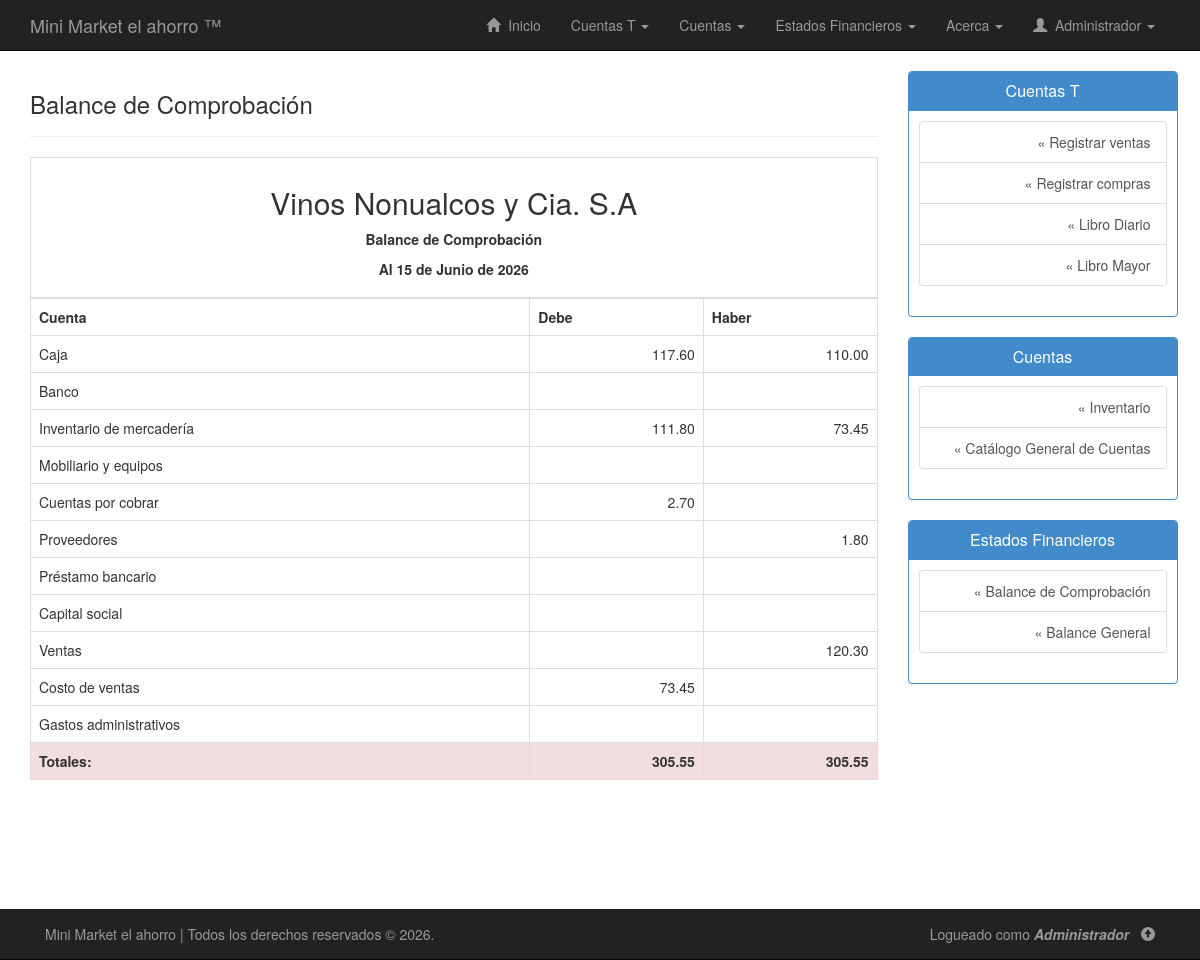
/php/balance-comprobacion.php (signed in), run on the app's committed database.
### tables this page shows
CREATE TABLE `cuentas` (
  `codigo_cuenta` varchar(20) NOT NULL,
  `subgrupo` varchar(20) DEFAULT NULL,
  `nombre_cuenta` varchar(50) NOT NULL,
  `tiene_subcuenta` enum('Si','No') NOT NULL,
  `descripcion_cuenta` varchar(255) DEFAULT NULL,
  `saldo_debe` double NOT NULL,
  `saldo_haber` double NOT NULL
);

### php/balance-comprobacion.php (the view, shortened to what this page needs)
<!DOCTYPE html>
<html lang="es">
<head>
	<link rel="stylesheet" type="text/css" href="../css/bootstrap.min.css"/>
	<link rel="stylesheet" type="text/css" href="../css/estilos.css"/>
</head>
<body>
	<?php include("nav.php"); ?>
	<div class="container" id="contenido">
		<div class="row row-offcanvas row-offcanvas-right">
			<div class="col-xs-12 col-sm-9">
				<div class="page-header">
        			<h3>Balance de Comprobación</h3>
        		</div>
        		<div class="row">
        			<div class="container">
        				<table class="table table-bordered table-hover">
        					<thead>
								<tr>
									<th colspan="4">
										<h2 class="text-center">Vinos Nonualcos y Cia. S.A</h2>
										<p align="center">
											<strong>Balance de Comprobación</strong>
										</p>
										<p align="center">
										</p>
									</th>
								</tr>
							</thead>
							<tbody>
								<tr>
									<th>Cuenta</th>
									<th>Debe</th>
									<th>Haber</th>
								</tr>
								<?php
								if(!isset($conexion)){
									include("conexion.php");
									$sql = "SELECT * FROM cuentas";
									$ejecutar = $conexion->query($sql);
									while($regs = $ejecutar->fetch_assoc()){
										echo "<tr>";
										echo "<td>".$regs["nombre_cuenta"]."</td>";
										if($regs["saldo_debe"]==0){
											echo "<td></td>";
										} else {
											echo "<td class='text-right'>".number_format($regs["saldo_debe"],2)."</td>";
										}
										if($regs["saldo_haber"]==0){
											echo "<td></td>";
										} else {
											echo "<td class='text-right'>".number_format($regs["saldo_haber"],2)."</td>";
										}
										echo "</tr>";
									}
									$sql = "SELECT SUM(saldo_debe) sumadebe, SUM(saldo_haber) sumahaber FROM cuentas";
									$ejecutar = $conexion->query($sql);
									echo "<tr>";
									while($reg = $ejecutar->fetch_assoc()){
										if($reg["sumadebe"]!=$reg["sumahaber"]){
											echo "<td class='danger'><strong>Totales:</strong> </td>";
											echo "<td class='text-right danger'><strong>".number_format($reg["sumadebe"],2)."</strong></td>";
											echo "<td class='text-right danger'><strong>".number_format($reg["sumahaber"],2)."</strong></td>";
										} else {
											echo "<td><strong>Totales:</strong> </td>";
											echo "<td class='text-right'><strong>".number_format($reg["sumadebe"],2)."</strong></td>";
											echo "<td class='text-right'><strong>".number_format($reg["sumahaber"],2)."</strong></td>";
										}
									}
									echo "</tr>";
								}
								?>
							</tbody>
        				</table>
        			</div>
        		</div>
        	</div>
        	<?php include("sidebar.php"); ?>
        </div>
    </div>
	<?php include("footer.php"); ?>
</body>
</html>

### php/nav.php (shortened to what this page needs)
<div class="navbar navbar-inverse navbar-static-top">
	<div class="container">
		<a href="home.php" class="navbar-brand">Mini Market el ahorro &#0153;</a>
		<div class="collapse navbar-collapse navHeaderCollapse">
			<ul class="nav navbar-nav navbar-right">
				<li><a href="home.php"><span class="glyphicon glyphicon-home"></span> &nbsp;Inicio</a></li>
				<li class="dropdown">
					<a href="#" class="dropdown-toggle" data-toggle="dropdown">Cuentas T <b class="caret"></b></a>
				</li>
				<li class="dropdown">
					<a href="#" class="dropdown-toggle" data-toggle="dropdown">Cuentas <b class="caret"></b></a>
				</li>
				<li class="dropdown">
					<a href="#" class="dropdown-toggle" data-toggle="dropdown">Estados Financieros <b class="caret"></b></a>
				</li>
				<li class="dropdown">
					<a href="#" class="dropdown-toggle" data-toggle="dropdown">Acerca <b class="caret"></b></a>
				</li>
				<li class="dropdown">
					<a href="#" class="dropdown-toggle" data-toggle="dropdown" style="text-transform:capitalize">
						<span class="glyphicon glyphicon-user"></span> &nbsp;<?php echo $_SESSION['usuario']; ?>
						<b class="caret"></b>
					</a>
				</li>
			</ul>
		</div>
	</div>
</div>

### php/sidebar.php (shortened to what this page needs)
<div class="row">
	<div class="col-sm-3">
		<div class="panel panel-primary">
			<div class="panel-heading">
				<h3 class="panel-title text-center">Cuentas T</h3>
			</div>
			<div class="panel-body" id="sb">
				<div class="list-group text-right">
					<a href="registrar-ventas.php" class="list-group-item">&#0171; Registrar ventas</a>
					<a href="registrar-compras.php" class="list-group-item">&#0171; Registrar compras</a>
					<a href="diario.php" class="list-group-item">&#0171; Libro Diario</a>
					<a href="mayor.php" class="list-group-item">&#0171; Libro Mayor</a>
				</div>
			</div>
		</div>
		<div class="panel panel-primary">
			<div class="panel-heading">
				<h3 class="panel-title text-center">Cuentas</h3>
			</div>
			<div class="panel-body" id="sb">
				<div class="list-group text-right">
                    <a href="inventario.php" class="list-group-item">&#0171; Inventario</a>
					<a href="catalogo-cuentas.php" class="list-group-item">&#0171; Catálogo General de Cuentas</a>
				</div>
			</div>
		</div>
		<div class="panel panel-primary">
			<div class="panel-heading">
				<h3 class="panel-title text-center">Estados Financieros</h3>
			</div>
			<div class="panel-body" id="sb">
				<div class="list-group text-right">
					<a href="balance-comprobacion.php" class="list-group-item">&#0171; Balance de Comprobación</a>
					<a href="balance-general.php" class="list-group-item">&#0171; Balance General</a>
				</div>
			</div>
		</div>
	</div>
</div>

### php/footer.php (shortened to what this page needs)
<div class="navbar navbar-inverse navbar-fixed-bottom" id="footer">
	<div class="container">
		<p class="navbar-text pull-left">
			Mini Market el ahorro | Todos los derechos reservados &copy; 2026.
		</p>
		<p class="navbar-text pull-right">
			Logueado como <em><strong style="text-transform:capitalize"><?php echo $_SESSION["usuario"]; ?></strong></em>&nbsp;&nbsp;
			<a href="#" class="navbar-link" title="Volver arriba"><span class="glyphicon glyphicon-circle-arrow-up"></span></a>
		</p>
	</div>
</div>

### css/estilos.css (style rules this page uses)
body { background: #fff; margin-bottom: 80px; }
.page-header { margin-top: 0; }
.panel-body { padding-top: 0; }
#contenido { padding-bottom: 80px; }
#footer { margin-bottom: 0px; }
#sb { padding:10px; }
table { background: #FFF; }
a { -ms-transition: all 0.25s ease-in; -moz-transition: all 0.25s ease-in; -o-transition: all 0.25s ease-in; -webkit-transition: all 0.25s ease-in; transition: all 0.25s ease-in; }

### data on the page
cuentas: nombre_cuenta "Caja", saldo_debe "117.60", saldo_haber "110.00"
cuentas: nombre_cuenta "Banco", saldo_debe 0 (drawn), saldo_haber 0 (drawn)
cuentas: nombre_cuenta "Inventario de mercadería", saldo_debe "111.80", saldo_haber "73.45"
cuentas: nombre_cuenta "Mobiliario y equipos", saldo_debe 0 (drawn), saldo_haber 0 (drawn)
cuentas: nombre_cuenta "Cuentas por cobrar", saldo_debe "2.70", saldo_haber 0 (drawn)
cuentas: nombre_cuenta "Proveedores", saldo_debe 0 (drawn), saldo_haber "1.80"
cuentas: nombre_cuenta "Préstamo bancario", saldo_debe 0 (drawn), saldo_haber 0 (drawn)
cuentas: nombre_cuenta "Capital social", saldo_debe 0 (drawn), saldo_haber 0 (drawn)
cuentas: nombre_cuenta "Ventas", saldo_debe 0 (drawn), saldo_haber "120.30"
cuentas: nombre_cuenta "Costo de ventas", saldo_debe "73.45", saldo_haber 0 (drawn)
cuentas: nombre_cuenta "Gastos administrativos", saldo_debe 0 (drawn), saldo_haber 0 (drawn)

### other printed values
$_SESSION['usuario'] "Administrador"
$reg["sumadebe"] "305.55"
$reg["sumahaber"] "305.55"
$_SESSION["usuario"] "Administrador"
